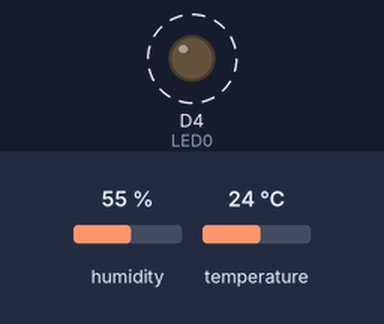
The sketch below on a simulated ESP8266 (NodeMCU). Parts: output pins drawn as LEDs (lit = HIGH). Dashed ring = blinking. The inputs (shaded band) are chosen by the test bench; at power-on: humidity 55 %, temperature 24 °C. WiFi joins after 1.5 s; servers stay silent unless stated; what the sketch prints to the serial monitor is not drawn.

Above: at 0.12 s.
Timing chart, 0 to 3.0 s (numbered marks = the images above):
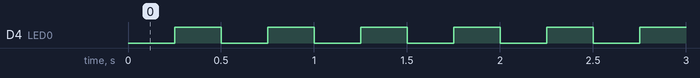

Measured:
- by itself, D4 (LED0): alternates HIGH for 0.25 s and LOW for 0.25 s, 20 changes in all, then stays LOW

The sketch:

leaf.ino
```cpp
//------------------------------------------------------------------------------------
// Libraries Needed For This Project
//------------------------------------------------------------------------------------
//  #include <EEPROM.h>         // To Be Able To Store & Read Data Between Power Off
  #include <ESP8266WiFi.h>    // The Basic Function Of The ESP NOD MCU
  #include "DHT.h"
//------------------------------------------------------------------------------------
// Defining I/O Pins
//------------------------------------------------------------------------------------
  #define       LED0      2         // WIFI Module LED
  #define       LED1      D0        // Indicate Connectivity With Client #1
  #define       LED2      D2        // Indicate Connectivity With Client #2
//------------------------------------------------------------------------------------
// LED Delay Variables
//------------------------------------------------------------------------------------
  int           LEDState          = LOW;
  unsigned long CurrMillis        = 0;
  unsigned long PrevMillis        = 0;
  unsigned long Interval          = 1000;
//------------------------------------------------------------------------------------
// WIFI Authentication Variables
//------------------------------------------------------------------------------------
/* This Client Is Going To Connect To A WIFI Server Access Point
 * So You Have To Specify Server WIFI SSID & Password In The Code Not Here
 * Please See The Function Below Name (WiFi.Begin)
 * If WIFI dont need Any password Then WiFi.begin("SSIDNAME")
 * If WIFI needs a Password Then WiFi.begin("SSIDNAME", "PASSWORD")
 */
  char*         TKDssid;            // Wifi Name
  char*         TKDpassword;        // Wifi Password
  #define DHTPIN          5                   // DHT sensor signal pin.
  #define DHTTYPE         DHT11               // DHT sensor type (DHT11, DHT22,
                                            // or DHT21).  The AM2302 is a DHT22
                                            // and the AM2301 is a DHT21.
//------------------------------------------------------------------------------------
// WIFI Module Role & Port
//------------------------------------------------------------------------------------
/* This WIFI Module Code Works As A Client
 * That Will Connect To A Server WIFI Modul With (IP ADDress 192.168.4.1)
 */
  int             TKDServerPort  = 5050;
  IPAddress       TKDServer(192,168,0,50);
  WiFiClient      TKDClient;
//====================================================================================
  DHT dht(DHTPIN, DHTTYPE);
  float temperature, humidity;
  int c;

  void setup()
  {
    // Setting The Serial Port ----------------------------------------------
    Serial.begin(115200);           // Computer Communication

    // Setting The Mode Of Pins ---------------------------------------------
    pinMode(LED0, OUTPUT);          // WIFI OnBoard LED Light
    digitalWrite(LED0, !LOW);       // Turn WiFi LED Off

    // Print Message Of I/O Setting Progress --------------------------------
    Serial.println("\nI/O Pins Modes Set .... Done");


    // Conecting The Device As A Client -------------------------------------
    //TKDRequest();
  }

//====================================================================================

  void loop()
  {

    // Starting To Connect --------------------------------------------------
    WiFi.mode(WIFI_STA);            // To Avoid Broadcasting An SSID
    WiFi.begin("NODE2","sau100008");          // The SSID That We Want To Connect To

    // Printing Message For User That Connetion Is On Process ---------------
    Serial.println("!--- Connecting To " + WiFi.SSID() + " ---!");

    // WiFi Connectivity ----------------------------------------------------
    CheckWiFiConnectivity();        // Checking For Connection

    // Stop Blinking To Indicate Connected ----------------------------------
    digitalWrite(LED0, !HIGH);
    Serial.println("!-- Client Device Connected --!");

    // Printing IP Address --------------------------------------------------
    Serial.println("Connected To      : " + String(WiFi.SSID()));
    Serial.println("Signal Strenght   : " + String(WiFi.RSSI()) + " dBm");
    Serial.print  ("Server IP Address : ");
    Serial.println(TKDServer);
    Serial.print  ("Device IP Address : ");
    Serial.println(WiFi.localIP());

    ReadButton();
    TKDRequest();
    digitalWrite(LED1, HIGH);
    delay(1000);
    digitalWrite(LED1, LOW);
    delay(7000);
  }

//====================================================================================

  void ReadButton()
  {


          humidity = dht.readHumidity();
          temperature = dht.readTemperature();
          delay(2000);

          char tempF[6];
          char humF[6];
          dtostrf(temperature, 5, 1, tempF);
          dtostrf(humidity, 2, 0, humF);
          Serial.print("Temperature : ");
          Serial.print(temperature);
          Serial.print(" Humidity: ");
          Serial.println(humidity);

  }

//====================================================================================

  void CheckWiFiConnectivity()
  {
    while(WiFi.status() != WL_CONNECTED)
    {
      for(int i=0; i < 10; i++)
      {
        digitalWrite(LED0, !HIGH);
        delay(250);
        digitalWrite(LED0, !LOW);
        delay(250);
        Serial.print(".");
      }
      Serial.println("");
    }
  }


  void TKDRequest()
  {
    // First Make Sure You Got Disconnected
    TKDClient.stop();

    // If Sucessfully Connected Send Connection Message
    if(TKDClient.connect(TKDServer, TKDServerPort))
    {
          c++;
          Serial.println    ("CONNECTED 2 and DATA SEND");
          TKDClient.print("NODEMCU BOARD 1: ----- Humidity : ");
          TKDClient.print(humidity);
          TKDClient.print(" Temperature : ");
          TKDClient.println(temperature);
          TKDClient.print(" PACKET NUMBER : ");
          TKDClient.println(c);
          TKDClient.flush();
    }
  }
```
